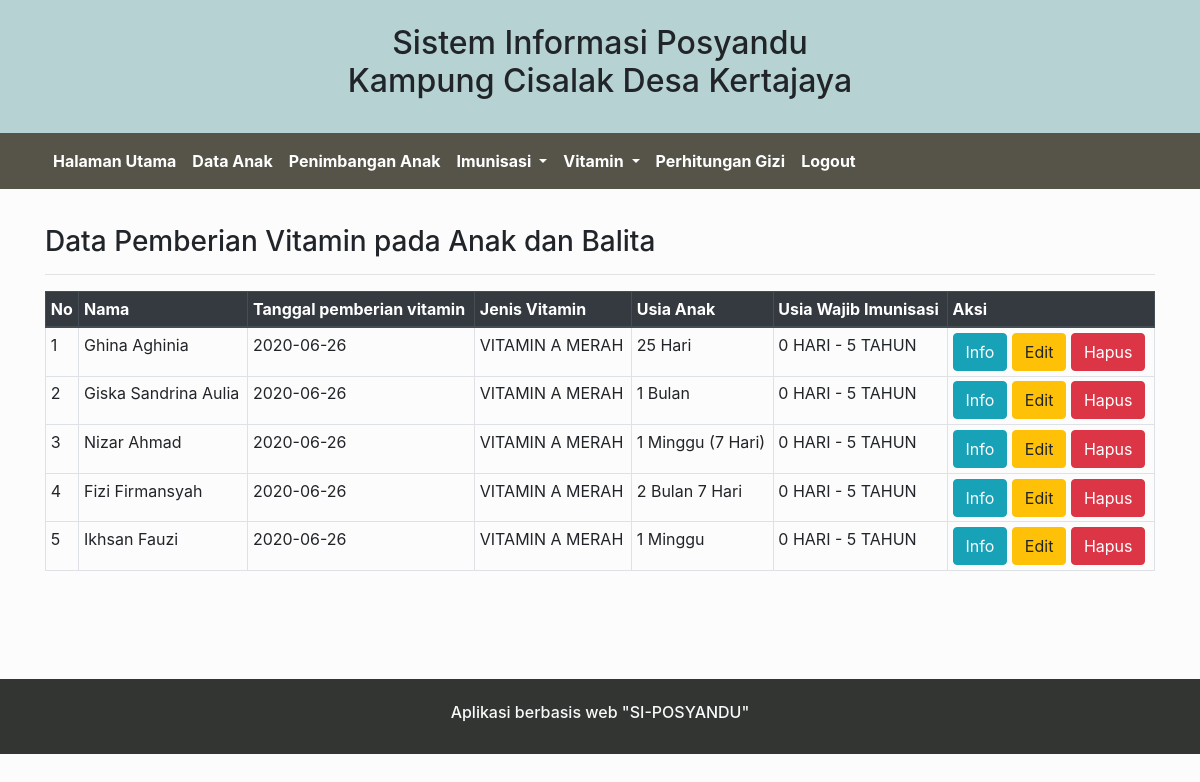
The app's page /index.php/vitamin with its own data.
### tables this page shows
CREATE TABLE `timbangan` (
  `Kode_timbangan` int(10) NOT NULL,
  `Id_anak` int(10) NOT NULL,
  `Tanggal_penimbangan` date NOT NULL,
  `Berat_timbangan` varchar(5) NOT NULL,
  `Tinggi_timbangan` int(5) NOT NULL,
  `Kode_imunisasi` int(10) NOT NULL,
  `Kode_vitamin` int(10) DEFAULT NULL
);

CREATE TABLE `anak` (
  `Id_anak` int(10) NOT NULL,
  `Nama_anak` varchar(30) NOT NULL,
  `Tanggal_lahir` date NOT NULL,
  `Jenis_kelamin` varchar(20) NOT NULL,
  `Berat_badan` varchar(5) NOT NULL,
  `Tinggi_badan` int(5) NOT NULL,
  `Usia` varchar(30) NOT NULL,
  `Nama_ibu` varchar(20) NOT NULL,
  `Nama_ayah` varchar(20) NOT NULL,
  `Alamat` varchar(50) NOT NULL,
  `Status` varchar(30) NOT NULL
);

CREATE TABLE `vitamin` (
  `Kode_vitamin` int(10) NOT NULL,
  `Jenis_vitamin` varchar(20) NOT NULL,
  `Usia_wajib_vitamin` varchar(20) NOT NULL
);

### application/controllers/Vitamin.php (called while the page is built, shortened)
<?php
class Vitamin extends CI_Controller{
    public function __construct()
    {
        $this->load->model('Vitamin_model');
    }
    public function index()
    {
        $data['judul'] = 'Data Pemberian Vitamin Anak';
        $data['vit'] = $this->Vitamin_model->getVitamin();
        $this->load->view('Templates2/Header', $data);
        $this->load->view('Vitamin/Index', $data);
        $this->load->view('Templates2/Footer');
    }
}

### index.php (called while the page is built, shortened)
<?php
require_once BASEPATH.'core/CodeIgniter.php';

### application/models/Vitamin_model.php (called while the page is built, shortened)
<?php
class Vitamin_model extends CI_Model{
    public function getVitamin()
    {
        $this->db->select('*');
        $this->db->from('timbangan');
        $this->db->join('vitamin', 'vitamin.Kode_vitamin = timbangan.Kode_vitamin');
        $this->db->join('anak', 'anak.Id_anak = timbangan.Id_anak');
       return $this->db->get()->result_array();
    }
}

### application/views/Vitamin/Index.php (the view, shortened to what this page needs)
<div class="card-body">
    <div class="container">
    <div class="row mt-3">
        <div class="col">
        <h3> Data Pemberian Vitamin pada Anak dan Balita</h3><hr>
        <table class="table table-sm table-bordered table-hover">
  <thead class="thead-dark">
    <tr class= "border border-dark">
      <th scope="col">No</th>
      <th scope="col">Nama</th>
      <th scope="col">Tanggal pemberian vitamin</th>
      <th scope="col">Jenis Vitamin</th>
      <th scope="col">Usia Anak</th>
      <th scope="col">Usia Wajib Imunisasi</th>
      <th scope="col">Aksi</th>
    </tr>
  </thead>
  <tbody>
      <?php $no = 1; ?>
  <?php foreach ($vit as $vitamin) : ?>
    <tr>
      <td><?= $no++ ?></td>
      <td><?= $vitamin['Nama_anak']; ?></td>
      <td><?= $vitamin['Tanggal_penimbangan']; ?></td>
      <td><?= $vitamin['Jenis_vitamin']; ?></td>
      <td><?= $vitamin['Usia']; ?></td>
      <td><?= $vitamin['Usia_wajib_vitamin']; ?></td>
      <td>
      <a class="btn btn-info" href="<?= base_url(); ?>Vitamin/detail/<?= $vitamin['Kode_timbangan']; ?>" role="button">Info</a>
       <a class="btn btn-warning" href="<?= base_url(); ?>Vitamin/edit/<?= $vitamin['Kode_timbangan']; ?>" role="button" onclick="return confirm('Apakah yakin data ingin diubah?');">Edit</a>
       <a class="btn btn-danger" href="<?= base_url(); ?>Vitamin/hapus/<?= $vitamin['Kode_timbangan']; ?>" role="button" onclick="return confirm('Apakah yakin data ingin dihapus?');">Hapus</a>
      </td>
    </tr>
    <?php endforeach; ?>
  </tbody>
</table>
<br><br><br>
        </div>
    </div>
</div>
</div>

### records on screen
timbangan: Id_anak.Nama_anak "Ghina Aghinia", Tanggal_penimbangan "2020-06-26", Kode_vitamin.Jenis_vitamin "VITAMIN A MERAH", Id_anak.Usia "25 Hari", Kode_vitamin.Usia_wajib_vitamin "0 HARI - 5 TAHUN"
timbangan: Id_anak.Nama_anak "Giska Sandrina Aulia", Tanggal_penimbangan "2020-06-26", Kode_vitamin.Jenis_vitamin "VITAMIN A MERAH", Id_anak.Usia "1 Bulan", Kode_vitamin.Usia_wajib_vitamin "0 HARI - 5 TAHUN"
timbangan: Id_anak.Nama_anak "Nizar Ahmad", Tanggal_penimbangan "2020-06-26", Kode_vitamin.Jenis_vitamin "VITAMIN A MERAH", Id_anak.Usia "1 Minggu (7 Hari)", Kode_vitamin.Usia_wajib_vitamin "0 HARI - 5 TAHUN"
timbangan: Id_anak.Nama_anak "Fizi Firmansyah", Tanggal_penimbangan "2020-06-26", Kode_vitamin.Jenis_vitamin "VITAMIN A MERAH", Id_anak.Usia "2 Bulan 7 Hari", Kode_vitamin.Usia_wajib_vitamin "0 HARI - 5 TAHUN"
timbangan: Id_anak.Nama_anak "Ikhsan Fauzi", Tanggal_penimbangan "2020-06-26", Kode_vitamin.Jenis_vitamin "VITAMIN A MERAH", Id_anak.Usia "1 Minggu", Kode_vitamin.Usia_wajib_vitamin "0 HARI - 5 TAHUN"
